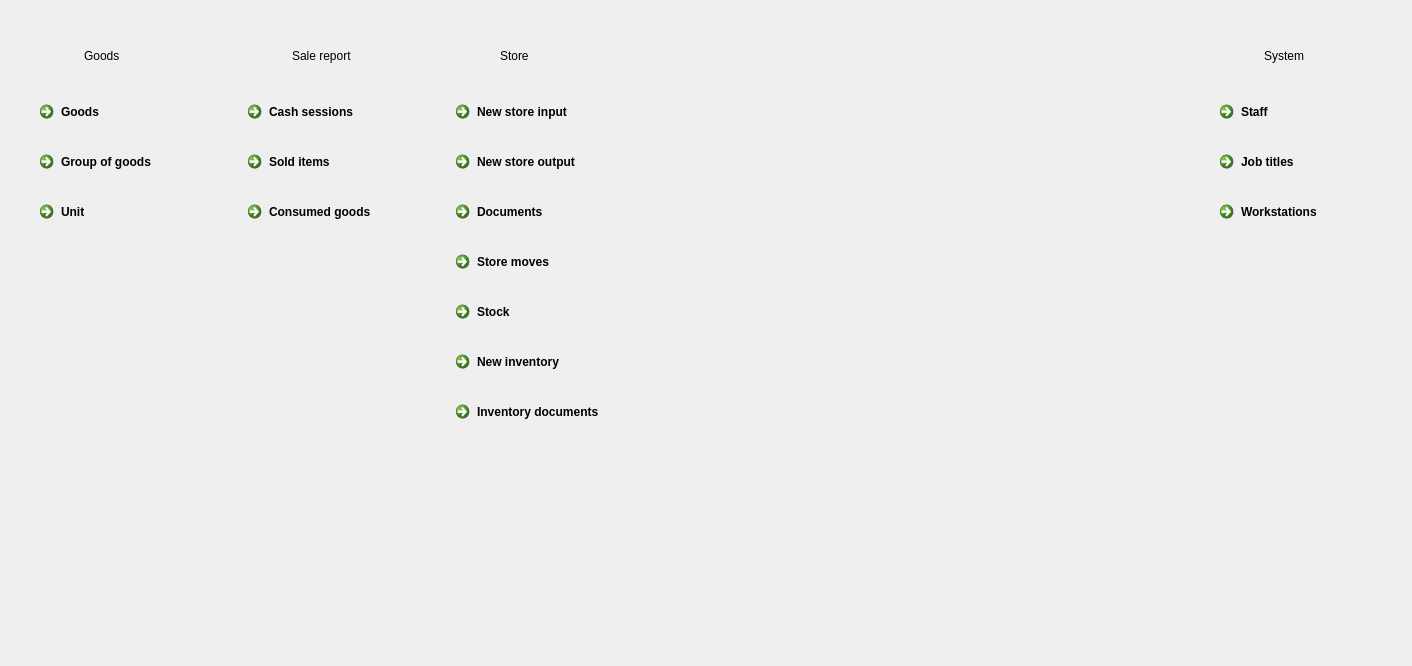
<?xml version="1.0" encoding="UTF-8"?>
<ui version="4.0">
 <class>WDashboard</class>
 <widget class="QWidget" name="WDashboard">
  <property name="geometry">
   <rect>
    <x>0</x>
    <y>0</y>
    <width>1412</width>
    <height>666</height>
   </rect>
  </property>
  <property name="windowTitle">
   <string>Form</string>
  </property>
  <property name="dashboard" stdset="0">
   <bool>true</bool>
  </property>
  <layout class="QGridLayout" name="gridLayout">
   <property name="leftMargin">
    <number>28</number>
   </property>
   <property name="topMargin">
    <number>28</number>
   </property>
   <property name="rightMargin">
    <number>28</number>
   </property>
   <property name="bottomMargin">
    <number>28</number>
   </property>
   <property name="horizontalSpacing">
    <number>32</number>
   </property>
   <property name="verticalSpacing">
    <number>24</number>
   </property>
   <item row="0" column="4">
    <widget class="QWidget" name="wContSystem" native="true">
     <layout class="QVBoxLayout" name="verticalLayout">
      <property name="spacing">
       <number>14</number>
      </property>
      <property name="leftMargin">
       <number>4</number>
      </property>
      <property name="topMargin">
       <number>4</number>
      </property>
      <property name="rightMargin">
       <number>4</number>
      </property>
      <property name="bottomMargin">
       <number>4</number>
      </property>
      <item>
       <widget class="QFrame" name="frame">
        <property name="sizePolicy">
         <sizepolicy hsizetype="Preferred" vsizetype="Fixed">
          <horstretch>0</horstretch>
          <verstretch>0</verstretch>
         </sizepolicy>
        </property>
        <property name="minimumSize">
         <size>
          <width>0</width>
          <height>48</height>
         </size>
        </property>
        <property name="maximumSize">
         <size>
          <width>16777215</width>
          <height>48</height>
         </size>
        </property>
        <property name="frameShape">
         <enum>QFrame::Shape::NoFrame</enum>
        </property>
        <property name="frameShadow">
         <enum>QFrame::Shadow::Plain</enum>
        </property>
        <layout class="QHBoxLayout" name="horizontalLayout">
         <property name="spacing">
          <number>12</number>
         </property>
         <property name="leftMargin">
          <number>16</number>
         </property>
         <property name="topMargin">
          <number>10</number>
         </property>
         <property name="rightMargin">
          <number>16</number>
         </property>
         <property name="bottomMargin">
          <number>10</number>
         </property>
         <item>
          <widget class="QLabel" name="label_2">
           <property name="sizePolicy">
            <sizepolicy hsizetype="Fixed" vsizetype="Fixed">
             <horstretch>0</horstretch>
             <verstretch>0</verstretch>
            </sizepolicy>
           </property>
           <property name="minimumSize">
            <size>
             <width>24</width>
             <height>24</height>
            </size>
           </property>
           <property name="maximumSize">
            <size>
             <width>24</width>
             <height>24</height>
            </size>
           </property>
           <property name="text">
            <string/>
           </property>
           <property name="pixmap">
            <pixmap resource="../resources/res.qrc">:/setting.png</pixmap>
           </property>
           <property name="scaledContents">
            <bool>true</bool>
           </property>
          </widget>
         </item>
         <item>
          <widget class="QLabel" name="label">
           <property name="text">
            <string>System</string>
           </property>
          </widget>
         </item>
        </layout>
       </widget>
      </item>
      <item>
       <widget class="QCommandLinkButton" name="commandLinkButton_2">
        <property name="sizePolicy">
         <sizepolicy hsizetype="Preferred" vsizetype="Preferred">
          <horstretch>0</horstretch>
          <verstretch>0</verstretch>
         </sizepolicy>
        </property>
        <property name="cursor">
         <cursorShape>PointingHandCursor</cursorShape>
        </property>
        <property name="text">
         <string>Staff</string>
        </property>
        <property name="icon">
         <iconset resource="../resources/res.qrc">
          <normaloff>:/workstation.png</normaloff>:/workstation.png</iconset>
        </property>
        <property name="form" stdset="0">
         <string>form_staff</string>
        </property>
       </widget>
      </item>
      <item>
       <widget class="QCommandLinkButton" name="commandLinkButton_3">
        <property name="sizePolicy">
         <sizepolicy hsizetype="Preferred" vsizetype="Preferred">
          <horstretch>0</horstretch>
          <verstretch>0</verstretch>
         </sizepolicy>
        </property>
        <property name="cursor">
         <cursorShape>PointingHandCursor</cursorShape>
        </property>
        <property name="text">
         <string>Job titles</string>
        </property>
        <property name="icon">
         <iconset resource="../resources/res.qrc">
          <normaloff>:/workstation.png</normaloff>:/workstation.png</iconset>
        </property>
        <property name="form" stdset="0">
         <string>form_job_title</string>
        </property>
       </widget>
      </item>
      <item>
       <widget class="QCommandLinkButton" name="commandLinkButton">
        <property name="sizePolicy">
         <sizepolicy hsizetype="Preferred" vsizetype="Preferred">
          <horstretch>0</horstretch>
          <verstretch>0</verstretch>
         </sizepolicy>
        </property>
        <property name="cursor">
         <cursorShape>PointingHandCursor</cursorShape>
        </property>
        <property name="text">
         <string>Workstations</string>
        </property>
        <property name="icon">
         <iconset resource="../resources/res.qrc">
          <normaloff>:/workstation.png</normaloff>:/workstation.png</iconset>
        </property>
        <property name="form" stdset="0">
         <string>form_workstations</string>
        </property>
       </widget>
      </item>
      <item>
       <spacer name="verticalSpacer">
        <property name="orientation">
         <enum>Qt::Orientation::Vertical</enum>
        </property>
        <property name="sizeHint" stdset="0">
         <size>
          <width>20</width>
          <height>40</height>
         </size>
        </property>
       </spacer>
      </item>
     </layout>
    </widget>
   </item>
   <item row="0" column="3">
    <spacer name="horizontalSpacer">
     <property name="orientation">
      <enum>Qt::Orientation::Horizontal</enum>
     </property>
     <property name="sizeHint" stdset="0">
      <size>
       <width>1138</width>
       <height>20</height>
      </size>
     </property>
    </spacer>
   </item>
   <item row="0" column="1">
    <widget class="QWidget" name="wContSystem_2" native="true">
     <layout class="QVBoxLayout" name="verticalLayout_3">
      <property name="spacing">
       <number>14</number>
      </property>
      <property name="leftMargin">
       <number>4</number>
      </property>
      <property name="topMargin">
       <number>4</number>
      </property>
      <property name="rightMargin">
       <number>4</number>
      </property>
      <property name="bottomMargin">
       <number>4</number>
      </property>
      <item>
       <widget class="QFrame" name="frame_3">
        <property name="sizePolicy">
         <sizepolicy hsizetype="Preferred" vsizetype="Fixed">
          <horstretch>0</horstretch>
          <verstretch>0</verstretch>
         </sizepolicy>
        </property>
        <property name="minimumSize">
         <size>
          <width>0</width>
          <height>48</height>
         </size>
        </property>
        <property name="maximumSize">
         <size>
          <width>16777215</width>
          <height>48</height>
         </size>
        </property>
        <property name="frameShape">
         <enum>QFrame::Shape::NoFrame</enum>
        </property>
        <property name="frameShadow">
         <enum>QFrame::Shadow::Plain</enum>
        </property>
        <layout class="QHBoxLayout" name="horizontalLayout_3">
         <property name="spacing">
          <number>12</number>
         </property>
         <property name="leftMargin">
          <number>16</number>
         </property>
         <property name="topMargin">
          <number>10</number>
         </property>
         <property name="rightMargin">
          <number>16</number>
         </property>
         <property name="bottomMargin">
          <number>10</number>
         </property>
         <item>
          <widget class="QLabel" name="label_5">
           <property name="sizePolicy">
            <sizepolicy hsizetype="Fixed" vsizetype="Fixed">
             <horstretch>0</horstretch>
             <verstretch>0</verstretch>
            </sizepolicy>
           </property>
           <property name="minimumSize">
            <size>
             <width>24</width>
             <height>24</height>
            </size>
           </property>
           <property name="maximumSize">
            <size>
             <width>24</width>
             <height>24</height>
            </size>
           </property>
           <property name="text">
            <string/>
           </property>
           <property name="pixmap">
            <pixmap resource="../resources/res.qrc">:/sales-reports.png</pixmap>
           </property>
           <property name="scaledContents">
            <bool>true</bool>
           </property>
          </widget>
         </item>
         <item>
          <widget class="QLabel" name="label_6">
           <property name="text">
            <string>Sale report</string>
           </property>
          </widget>
         </item>
        </layout>
       </widget>
      </item>
      <item>
       <widget class="QCommandLinkButton" name="btnCashSessions">
        <property name="sizePolicy">
         <sizepolicy hsizetype="Preferred" vsizetype="Preferred">
          <horstretch>0</horstretch>
          <verstretch>0</verstretch>
         </sizepolicy>
        </property>
        <property name="cursor">
         <cursorShape>PointingHandCursor</cursorShape>
        </property>
        <property name="text">
         <string>Cash sessions</string>
        </property>
        <property name="icon">
         <iconset resource="../resources/res.qrc">
          <normaloff>:/workstation.png</normaloff>:/workstation.png</iconset>
        </property>
        <property name="form" stdset="0">
         <string>form_cashsessions</string>
        </property>
       </widget>
      </item>
      <item>
       <widget class="QCommandLinkButton" name="btnCashSessions_3">
        <property name="sizePolicy">
         <sizepolicy hsizetype="Preferred" vsizetype="Preferred">
          <horstretch>0</horstretch>
          <verstretch>0</verstretch>
         </sizepolicy>
        </property>
        <property name="cursor">
         <cursorShape>PointingHandCursor</cursorShape>
        </property>
        <property name="text">
         <string>Sold items</string>
        </property>
        <property name="icon">
         <iconset resource="../resources/res.qrc">
          <normaloff>:/workstation.png</normaloff>:/workstation.png</iconset>
        </property>
        <property name="form" stdset="0">
         <string>form_sold_items</string>
        </property>
       </widget>
      </item>
      <item>
       <widget class="QCommandLinkButton" name="btnCashSessions_4">
        <property name="sizePolicy">
         <sizepolicy hsizetype="Preferred" vsizetype="Preferred">
          <horstretch>0</horstretch>
          <verstretch>0</verstretch>
         </sizepolicy>
        </property>
        <property name="cursor">
         <cursorShape>PointingHandCursor</cursorShape>
        </property>
        <property name="text">
         <string>Consumed goods</string>
        </property>
        <property name="icon">
         <iconset resource="../resources/res.qrc">
          <normaloff>:/workstation.png</normaloff>:/workstation.png</iconset>
        </property>
        <property name="form" stdset="0">
         <string>form_consumed_goods</string>
        </property>
       </widget>
      </item>
      <item>
       <spacer name="verticalSpacer_2">
        <property name="orientation">
         <enum>Qt::Orientation::Vertical</enum>
        </property>
        <property name="sizeHint" stdset="0">
         <size>
          <width>20</width>
          <height>40</height>
         </size>
        </property>
       </spacer>
      </item>
     </layout>
    </widget>
   </item>
   <item row="0" column="2">
    <widget class="QWidget" name="wContSystem_3" native="true">
     <layout class="QVBoxLayout" name="verticalLayout_4">
      <property name="spacing">
       <number>14</number>
      </property>
      <property name="leftMargin">
       <number>4</number>
      </property>
      <property name="topMargin">
       <number>4</number>
      </property>
      <property name="rightMargin">
       <number>4</number>
      </property>
      <property name="bottomMargin">
       <number>4</number>
      </property>
      <item>
       <widget class="QFrame" name="frame_4">
        <property name="sizePolicy">
         <sizepolicy hsizetype="Preferred" vsizetype="Fixed">
          <horstretch>0</horstretch>
          <verstretch>0</verstretch>
         </sizepolicy>
        </property>
        <property name="minimumSize">
         <size>
          <width>0</width>
          <height>48</height>
         </size>
        </property>
        <property name="maximumSize">
         <size>
          <width>16777215</width>
          <height>48</height>
         </size>
        </property>
        <property name="frameShape">
         <enum>QFrame::Shape::NoFrame</enum>
        </property>
        <property name="frameShadow">
         <enum>QFrame::Shadow::Plain</enum>
        </property>
        <layout class="QHBoxLayout" name="horizontalLayout_4">
         <property name="spacing">
          <number>12</number>
         </property>
         <property name="leftMargin">
          <number>16</number>
         </property>
         <property name="topMargin">
          <number>10</number>
         </property>
         <property name="rightMargin">
          <number>16</number>
         </property>
         <property name="bottomMargin">
          <number>10</number>
         </property>
         <item>
          <widget class="QLabel" name="label_7">
           <property name="sizePolicy">
            <sizepolicy hsizetype="Fixed" vsizetype="Fixed">
             <horstretch>0</horstretch>
             <verstretch>0</verstretch>
            </sizepolicy>
           </property>
           <property name="minimumSize">
            <size>
             <width>24</width>
             <height>24</height>
            </size>
           </property>
           <property name="maximumSize">
            <size>
             <width>24</width>
             <height>24</height>
            </size>
           </property>
           <property name="text">
            <string/>
           </property>
           <property name="pixmap">
            <pixmap resource="../resources/res.qrc">:/sales-reports.png</pixmap>
           </property>
           <property name="scaledContents">
            <bool>true</bool>
           </property>
          </widget>
         </item>
         <item>
          <widget class="QLabel" name="label_8">
           <property name="text">
            <string>Store</string>
           </property>
          </widget>
         </item>
        </layout>
       </widget>
      </item>
      <item>
       <widget class="QCommandLinkButton" name="btnNewStoreInput">
        <property name="sizePolicy">
         <sizepolicy hsizetype="Preferred" vsizetype="Preferred">
          <horstretch>0</horstretch>
          <verstretch>0</verstretch>
         </sizepolicy>
        </property>
        <property name="cursor">
         <cursorShape>PointingHandCursor</cursorShape>
        </property>
        <property name="text">
         <string>New store input</string>
        </property>
        <property name="icon">
         <iconset resource="../resources/res.qrc">
          <normaloff>:/storage.png</normaloff>:/storage.png</iconset>
        </property>
        <property name="form" stdset="0">
         <string>form_newstoreinput</string>
        </property>
       </widget>
      </item>
      <item>
       <widget class="QCommandLinkButton" name="btnNewStoreOutput">
        <property name="sizePolicy">
         <sizepolicy hsizetype="Preferred" vsizetype="Preferred">
          <horstretch>0</horstretch>
          <verstretch>0</verstretch>
         </sizepolicy>
        </property>
        <property name="cursor">
         <cursorShape>PointingHandCursor</cursorShape>
        </property>
        <property name="text">
         <string>New store output</string>
        </property>
        <property name="icon">
         <iconset resource="../resources/res.qrc">
          <normaloff>:/storage.png</normaloff>:/storage.png</iconset>
        </property>
        <property name="form" stdset="0">
         <string>form_newstoreoutput</string>
        </property>
       </widget>
      </item>
      <item>
       <widget class="QCommandLinkButton" name="btnStoreDocuments">
        <property name="sizePolicy">
         <sizepolicy hsizetype="Preferred" vsizetype="Preferred">
          <horstretch>0</horstretch>
          <verstretch>0</verstretch>
         </sizepolicy>
        </property>
        <property name="cursor">
         <cursorShape>PointingHandCursor</cursorShape>
        </property>
        <property name="text">
         <string>Documents</string>
        </property>
        <property name="icon">
         <iconset resource="../resources/res.qrc">
          <normaloff>:/workstation.png</normaloff>:/workstation.png</iconset>
        </property>
        <property name="form" stdset="0">
         <string>form_store_documents</string>
        </property>
       </widget>
      </item>
      <item>
       <widget class="QCommandLinkButton" name="btnStoreDocuments_3">
        <property name="sizePolicy">
         <sizepolicy hsizetype="Preferred" vsizetype="Preferred">
          <horstretch>0</horstretch>
          <verstretch>0</verstretch>
         </sizepolicy>
        </property>
        <property name="cursor">
         <cursorShape>PointingHandCursor</cursorShape>
        </property>
        <property name="text">
         <string>Store moves</string>
        </property>
        <property name="icon">
         <iconset resource="../resources/res.qrc">
          <normaloff>:/workstation.png</normaloff>:/workstation.png</iconset>
        </property>
        <property name="form" stdset="0">
         <string>form_store_moves</string>
        </property>
       </widget>
      </item>
      <item>
       <widget class="QCommandLinkButton" name="btnStoreDocuments_2">
        <property name="sizePolicy">
         <sizepolicy hsizetype="Preferred" vsizetype="Preferred">
          <horstretch>0</horstretch>
          <verstretch>0</verstretch>
         </sizepolicy>
        </property>
        <property name="cursor">
         <cursorShape>PointingHandCursor</cursorShape>
        </property>
        <property name="text">
         <string>Stock</string>
        </property>
        <property name="icon">
         <iconset resource="../resources/res.qrc">
          <normaloff>:/workstation.png</normaloff>:/workstation.png</iconset>
        </property>
        <property name="form" stdset="0">
         <string>form_stock</string>
        </property>
       </widget>
      </item>
      <item>
       <widget class="QCommandLinkButton" name="btnInventory">
        <property name="sizePolicy">
         <sizepolicy hsizetype="Preferred" vsizetype="Preferred">
          <horstretch>0</horstretch>
          <verstretch>0</verstretch>
         </sizepolicy>
        </property>
        <property name="cursor">
         <cursorShape>PointingHandCursor</cursorShape>
        </property>
        <property name="text">
         <string>New inventory</string>
        </property>
        <property name="icon">
         <iconset resource="../resources/res.qrc">
          <normaloff>:/workstation.png</normaloff>:/workstation.png</iconset>
        </property>
        <property name="form" stdset="0">
         <string>form_inventory</string>
        </property>
       </widget>
      </item>
      <item>
       <widget class="QCommandLinkButton" name="btnInventoryDocuments">
        <property name="sizePolicy">
         <sizepolicy hsizetype="Preferred" vsizetype="Preferred">
          <horstretch>0</horstretch>
          <verstretch>0</verstretch>
         </sizepolicy>
        </property>
        <property name="cursor">
         <cursorShape>PointingHandCursor</cursorShape>
        </property>
        <property name="text">
         <string>Inventory documents</string>
        </property>
        <property name="icon">
         <iconset resource="../resources/res.qrc">
          <normaloff>:/workstation.png</normaloff>:/workstation.png</iconset>
        </property>
        <property name="form" stdset="0">
         <string>form_inventory_documents</string>
        </property>
       </widget>
      </item>
      <item>
       <spacer name="verticalSpacer_3">
        <property name="orientation">
         <enum>Qt::Orientation::Vertical</enum>
        </property>
        <property name="sizeHint" stdset="0">
         <size>
          <width>20</width>
          <height>40</height>
         </size>
        </property>
       </spacer>
      </item>
     </layout>
    </widget>
   </item>
   <item row="0" column="0">
    <widget class="QWidget" name="wContSystem_4" native="true">
     <layout class="QVBoxLayout" name="verticalLayout_5">
      <property name="spacing">
       <number>14</number>
      </property>
      <property name="leftMargin">
       <number>4</number>
      </property>
      <property name="topMargin">
       <number>4</number>
      </property>
      <property name="rightMargin">
       <number>4</number>
      </property>
      <property name="bottomMargin">
       <number>4</number>
      </property>
      <item>
       <widget class="QFrame" name="frame_5">
        <property name="sizePolicy">
         <sizepolicy hsizetype="Preferred" vsizetype="Fixed">
          <horstretch>0</horstretch>
          <verstretch>0</verstretch>
         </sizepolicy>
        </property>
        <property name="minimumSize">
         <size>
          <width>0</width>
          <height>48</height>
         </size>
        </property>
        <property name="maximumSize">
         <size>
          <width>16777215</width>
          <height>48</height>
         </size>
        </property>
        <property name="frameShape">
         <enum>QFrame::Shape::NoFrame</enum>
        </property>
        <property name="frameShadow">
         <enum>QFrame::Shadow::Plain</enum>
        </property>
        <layout class="QHBoxLayout" name="horizontalLayout_5">
         <property name="spacing">
          <number>12</number>
         </property>
         <property name="leftMargin">
          <number>16</number>
         </property>
         <property name="topMargin">
          <number>10</number>
         </property>
         <property name="rightMargin">
          <number>16</number>
         </property>
         <property name="bottomMargin">
          <number>10</number>
         </property>
         <item>
          <widget class="QLabel" name="label_9">
           <property name="sizePolicy">
            <sizepolicy hsizetype="Fixed" vsizetype="Fixed">
             <horstretch>0</horstretch>
             <verstretch>0</verstretch>
            </sizepolicy>
           </property>
           <property name="minimumSize">
            <size>
             <width>24</width>
             <height>24</height>
            </size>
           </property>
           <property name="maximumSize">
            <size>
             <width>24</width>
             <height>24</height>
            </size>
           </property>
           <property name="text">
            <string/>
           </property>
           <property name="pixmap">
            <pixmap resource="../resources/res.qrc">:/sales-reports.png</pixmap>
           </property>
           <property name="scaledContents">
            <bool>true</bool>
           </property>
          </widget>
         </item>
         <item>
          <widget class="QLabel" name="label_10">
           <property name="text">
            <string>Goods</string>
           </property>
          </widget>
         </item>
        </layout>
       </widget>
      </item>
      <item>
       <widget class="QCommandLinkButton" name="btnCashSessions_2">
        <property name="sizePolicy">
         <sizepolicy hsizetype="Preferred" vsizetype="Preferred">
          <horstretch>0</horstretch>
          <verstretch>0</verstretch>
         </sizepolicy>
        </property>
        <property name="cursor">
         <cursorShape>PointingHandCursor</cursorShape>
        </property>
        <property name="text">
         <string>Goods</string>
        </property>
        <property name="icon">
         <iconset resource="../resources/res.qrc">
          <normaloff>:/grapes.png</normaloff>:/grapes.png</iconset>
        </property>
        <property name="form" stdset="0">
         <string>form_goods</string>
        </property>
       </widget>
      </item>
      <item>
       <widget class="QCommandLinkButton" name="btnGroupOfGoods">
        <property name="sizePolicy">
         <sizepolicy hsizetype="Preferred" vsizetype="Preferred">
          <horstretch>0</horstretch>
          <verstretch>0</verstretch>
         </sizepolicy>
        </property>
        <property name="cursor">
         <cursorShape>PointingHandCursor</cursorShape>
        </property>
        <property name="text">
         <string>Group of goods</string>
        </property>
        <property name="icon">
         <iconset resource="../resources/res.qrc">
          <normaloff>:/grapes.png</normaloff>:/grapes.png</iconset>
        </property>
        <property name="form" stdset="0">
         <string>form_groups_of_goods</string>
        </property>
       </widget>
      </item>
      <item>
       <widget class="QCommandLinkButton" name="btnGoodsUnits">
        <property name="sizePolicy">
         <sizepolicy hsizetype="Preferred" vsizetype="Preferred">
          <horstretch>0</horstretch>
          <verstretch>0</verstretch>
         </sizepolicy>
        </property>
        <property name="cursor">
         <cursorShape>PointingHandCursor</cursorShape>
        </property>
        <property name="text">
         <string>Unit</string>
        </property>
        <property name="icon">
         <iconset resource="../resources/res.qrc">
          <normaloff>:/grapes.png</normaloff>:/grapes.png</iconset>
        </property>
        <property name="form" stdset="0">
         <string>form_goods_units</string>
        </property>
       </widget>
      </item>
      <item>
       <spacer name="verticalSpacer_4">
        <property name="orientation">
         <enum>Qt::Orientation::Vertical</enum>
        </property>
        <property name="sizeHint" stdset="0">
         <size>
          <width>20</width>
          <height>40</height>
         </size>
        </property>
       </spacer>
      </item>
     </layout>
    </widget>
   </item>
  </layout>
 </widget>
 <resources>
  <include location="../resources/res.qrc"/>
  <include location="../resources/res.qrc"/>
 </resources>
 <connections/>
</ui>
